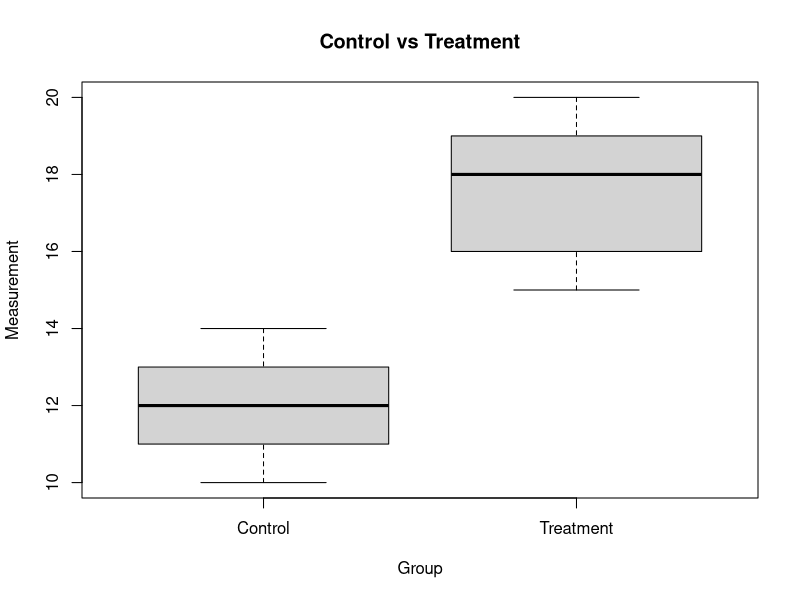

Here is the R script that generated this plot:
# Experimental Design
# Experimental design determines how data are collected before statistical analysis.


# What is Experimental Design?

# Experimental design is the process of planning
# how an experiment will be performed and how data will be collected.

# A good design helps us:
# Reduce bias
# Reduce unwanted variation
# Identify biological effects
# Choose appropriate statistical tests
# Make valid statistical conclusions


# Why Design Matters

# Statistical analysis cannot fully correct
# a poorly designed experiment.

# Example:
# If all Control samples are processed on one day
# and all Treatment samples on another day,
# treatment and batch effects become difficult to separate.


# Experimental Unit

# The experimental unit is the smallest unit
# that can independently receive a treatment.

# Examples:
# Individual patient
# Individual animal
# Cell culture dish
# Biological sample

# The experimental unit is important
# when determining the true sample size.


# Biological Replicates

# Biological replicates are independent biological samples
# representing the population of interest.

# Example:
# Blood collected from 5 different patients.

# These represent biological variation.


# Technical Replicates

# Technical replicates are repeated measurements
# from the same biological sample.

# Example:
# One RNA sample measured three times.

# Technical replicates measure technical variation.


# Biological vs Technical Replicates

# Biological replicates:
# Independent biological units.

# Technical replicates:
# Repeated measurements of the same biological unit.

# Technical replicates do not provide the same information
# as independent biological replicates.


# Example

# Five patients:
# Patient 1
# Patient 2
# Patient 3
# Patient 4
# Patient 5

# If each patient is measured three times:
# Biological replicates = 5
# Technical measurements = 15

# The independent biological sample size remains 5.


# Pseudoreplication

# Pseudoreplication occurs when non-independent observations
# are incorrectly treated as independent replicates.

# Example:
# 1 patient
# 10 technical measurements

# Treating these 10 measurements as 10 independent patients
# would inflate the apparent sample size.


# Controls

# A control group provides a reference for comparison.

# Examples:
# Untreated control
# Vehicle control
# Mock control
# Healthy control
# Wild-type control


# Treatment and Control

control <- c(
  10, 11, 12, 13, 14
)

treatment <- c(
  15, 16, 18, 19, 20
)

group <- factor(
  c(
    rep("Control", 5),
    rep("Treatment", 5)
  )
)

value <- c(
  control,
  treatment
)

experiment <- data.frame(
  group,
  value
)

experiment


# Visualize the Groups

boxplot(
  value ~ group,
  data = experiment,
  xlab = "Group",
  ylab = "Measurement",
  main = "Control vs Treatment"
)


# Randomization

# Randomization means assigning experimental units
# to groups using a random process.

# It helps reduce systematic allocation bias.


# Simple Randomization Example

set.seed(123)

sample(
  c(
    "Control",
    "Treatment"
  ),
  size = 10,
  replace = TRUE
)


# Important:

# This example demonstrates random assignment.

# In a real experiment,
# group sizes and design constraints
# should be planned before randomization.


# Reproducible Randomization

set.seed(123)

sample(
  1:10
)


# Running the same code with the same seed
# produces the same random sequence.


# Blinding

# Blinding reduces the possibility that
# knowledge of group assignment influences measurements
# or assessment.

# Examples:
# Laboratory staff may not know treatment groups.
# Image analysts may not know sample groups.


# Blocking

# Blocking groups similar experimental units
# before randomization or analysis.

# Examples of blocking variables:
# Sex
# Age group
# Experimental batch
# Sequencing run
# Laboratory


# Example Blocking Variable

sample_id <- paste0(
  "S",
  1:12
)

batch <- factor(
  rep(
    c("Batch1", "Batch2", "Batch3"),
    each = 4
  )
)

group <- factor(
  c(
    "Control", "Treatment",
    "Treatment", "Control",
    "Control", "Treatment",
    "Control", "Treatment",
    "Treatment", "Control",
    "Treatment", "Control"
  )
)

design <- data.frame(
  sample_id,
  batch,
  group
)

design


# Why Blocking Helps

# Suppose batch affects the measured outcome.

# If treatment groups are balanced across batches,
# batch effects are less likely to be confused with treatment effects.


# Confounding

# A confounder is a variable associated with both
# the predictor/exposure and the outcome.

# Confounding can create or distort an apparent association.


# Example

# Suppose:
# Disease group = mostly Batch 1
# Control group = mostly Batch 2

# If batch affects gene expression,
# disease status and batch become confounded.


# Simple Confounded Design

confounded_design <- data.frame(
  group = factor(
    c(
      "Control", "Control", "Control",
      "Disease", "Disease", "Disease"
    )
  ),
  batch = factor(
    c(
      "Batch1", "Batch1", "Batch1",
      "Batch2", "Batch2", "Batch2"
    )
  )
)

confounded_design


# Here:
# Control samples occur only in Batch1.
# Disease samples occur only in Batch2.

# Therefore, group and batch are completely confounded.


# Balanced Design

balanced_design <- data.frame(
  group = factor(
    c(
      "Control", "Control", "Control",
      "Disease", "Disease", "Disease"
    )
  ),
  batch = factor(
    c(
      "Batch1", "Batch2", "Batch3",
      "Batch1", "Batch2", "Batch3"
    )
  )
)

balanced_design


# Here:
# Both groups are represented across batches.

# This makes it easier to distinguish
# group effects from batch effects.


# Inspect Experimental Design

table(
  balanced_design$group,
  balanced_design$batch
)


# Contingency Tables Help Identify Confounding

table(
  confounded_design$group,
  confounded_design$batch
)


# Batch Effects

# Batch effects are systematic differences
# introduced by technical or experimental factors.

# Examples:
# Different sequencing dates
# Different laboratories
# Different sequencing platforms
# Different library preparation runs
# Different operators
# Different reagent lots


# Batch Effects in Bioinformatics

# Example:
# Samples processed in January:
# Control group

# Samples processed in February:
# Disease group

# If gene expression differs,
# we cannot easily determine whether the difference
# is caused by disease or processing month.


# Experimental Design Before Analysis

# The best way to handle batch effects
# is to avoid confounding during experimental design.

# For example:
# Randomize samples across batches.
# Balance biological groups across batches.
# Process samples using comparable procedures.


# Batch as a Statistical Variable

# When batch variation remains,
# batch can sometimes be included in a statistical model.

# Example:

value <- c(
  10, 11, 12,
  15, 16, 17,
  13, 14, 15,
  18, 19, 20
)

group <- factor(
  c(
    "Control", "Control", "Control",
    "Disease", "Disease", "Disease",
    "Control", "Control", "Control",
    "Disease", "Disease", "Disease"
  )
)

batch <- factor(
  rep(
    c("Batch1", "Batch2"),
    each = 6
  )
)

batch_data <- data.frame(
  value,
  group,
  batch
)

batch_data


# Model Without Batch

model_without_batch <- lm(
  value ~ group,
  data = batch_data
)

summary(
  model_without_batch
)


# Model With Batch

model_with_batch <- lm(
  value ~ group + batch,
  data = batch_data
)

summary(
  model_with_batch
)


# Interpretation

# The second model estimates the group association
# while accounting for batch in the model.

# However, statistical adjustment cannot fully recover
# information that was lost because of complete confounding.


# Complete Confounding

# If group and batch are perfectly confounded,
# the model cannot reliably separate their effects.

# Example:
# All Controls = Batch1
# All Disease = Batch2

# No statistical method can determine from these data alone
# whether the difference is due to disease or batch.


# Sample Size

# Sample size should be determined based on:
# Research question
# Expected effect size
# Variability
# Desired statistical power
# Significance level
# Study design


# Small Sample Example

small_control <- c(
  10, 11, 12
)

small_treatment <- c(
  15, 16, 17
)

t.test(
  small_control,
  small_treatment
)


# Larger Sample Example

large_control <- c(
  10, 11, 12, 13, 14,
  10, 12, 13, 14, 15
)

large_treatment <- c(
  15, 16, 17, 18, 19,
  16, 17, 18, 19, 20
)

t.test(
  large_control,
  large_treatment
)


# Larger sample sizes generally provide
# more precise estimates when the design is appropriate.


# Statistical Power

# Power is the probability of detecting
# an effect of a specified size when that effect truly exists,
# under the assumptions of the chosen statistical model.

# Power is influenced by:
# Effect size
# Sample size
# Variability
# Significance level
# Study design


# Power Calculation

# R provides power calculation functions
# for common statistical tests.

power.t.test(
  delta = 2,
  sd = 3,
  sig.level = 0.05,
  power = 0.80,
  type = "two.sample",
  alternative = "two.sided"
)


# Calculate Required Sample Size

power_result <- power.t.test(
  delta = 2,
  sd = 3,
  sig.level = 0.05,
  power = 0.80,
  type = "two.sample",
  alternative = "two.sided"
)

power_result


# Important:

# Power calculations should be based on
# scientifically reasonable assumptions.

# Choosing an effect size only to obtain
# a convenient sample size is not appropriate.


# Effect Size

# Experimental design should consider
# how large an effect would be biologically meaningful.

# Statistical significance and biological importance
# are not the same.


# Replication

# Replication improves our ability to estimate
# biological variation and generalize findings.

# More biological replicates generally provide
# more information than simply repeating
# the same measurement technically.


# Technical Replication Example

# One biological sample:
sample_1 <- c(
  10.1,
  10.3,
  10.2
)

mean(sample_1)


# The measurements are technical replicates
# if they come from the same biological sample.


# Biological Replication Example

# Three independent biological samples:

biological_samples <- c(
  10.2,
  12.5,
  9.8
)

mean(
  biological_samples
)

sd(
  biological_samples
)


# The variation among biological samples
# represents biological variability.


# Repeated Measures

# Sometimes the same biological unit
# is measured multiple times.

# Example:
# Patient measured before treatment
# Patient measured after treatment

patient_id <- factor(
  c(
    "P1", "P2", "P3", "P4", "P5"
  )
)

before <- c(
  10, 12, 11, 14, 13
)

after <- c(
  12, 15, 13, 16, 15
)

repeated_data <- data.frame(
  patient_id,
  before,
  after
)

repeated_data


# Paired Analysis

# Because the same patients are measured twice,
# the observations are paired.

t.test(
  before,
  after,
  paired = TRUE
)


# Pairing can reduce the effect of
# between-subject variability.


# Cross-sectional vs Longitudinal

# Cross-sectional:
# Different individuals are measured at one point in time.

# Longitudinal:
# The same individuals are followed over time.


# Example Longitudinal Structure

longitudinal_data <- data.frame(
  patient = factor(
    c(
      "P1", "P1",
      "P2", "P2",
      "P3", "P3"
    )
  ),
  time = factor(
    c(
      "Before", "After",
      "Before", "After",
      "Before", "After"
    ),
    levels = c(
      "Before",
      "After"
    )
  ),
  value = c(
    10, 13,
    12, 15,
    11, 14
  )
)

longitudinal_data


# The study structure determines
# which statistical method is appropriate.


# Inclusion and Exclusion Criteria

# Before data collection,
# define criteria for which observations
# will be included or excluded.

# Criteria should be scientifically justified
# and ideally specified before analysis.


# Avoid Data-driven Exclusion

# Do not remove observations simply because
# they make the result statistically non-significant.

# Exclusion should have a predefined
# scientific or technical reason.


# Missing Data

# Missing data can arise from:
# Failed experiments
# Sample loss
# Measurement failure
# Participant dropout

# Missingness should be investigated
# rather than automatically ignored.


# Data Leakage

# Data leakage occurs when information that should not be available
# enters the analysis or prediction process.

# This is especially important in machine learning.

# Example:
# Using information from the test set
# while selecting or tuning the model.


# Pre-specification

# Important decisions should ideally be made
# before examining the final results.

# Examples:
# Primary outcome
# Main comparison
# Inclusion criteria
# Statistical method
# Main covariates
# Significance threshold


# This reduces opportunities for
# analysis decisions to be influenced by the observed results.


# Experimental Design Checklist

# Before collecting data, ask:

# 1. What is the scientific question?
# 2. What is the experimental unit?
# 3. What is the primary outcome?
# 4. What is the treatment or exposure?
# 5. What is the control?
# 6. How many biological replicates are needed?
# 7. Are technical replicates necessary?
# 8. Will randomization be used?
# 9. Is blinding possible?
# 10. Are there important blocking variables?
# 11. Could batch effects occur?
# 12. Could variables become confounded?
# 13. What statistical model will be used?
# 14. What effect size is biologically meaningful?
# 15. What sample size provides adequate power?


# Bioinformatics Study Design

# In omics experiments, consider:

# Biological replicates
# Sequencing depth
# Library preparation
# Sequencing batch
# Experimental batch
# Tissue type
# Cell type
# Sex
# Age
# Disease status
# Treatment
# Collection site


# Example RNA-seq Design

sample_id <- paste0(
  "Sample",
  1:12
)

condition <- factor(
  rep(
    c("Control", "Disease"),
    each = 6
  )
)

batch <- factor(
  rep(
    c("Batch1", "Batch2", "Batch3"),
    times = 4
  )
)

sex <- factor(
  rep(
    c("Female", "Male"),
    times = 6
  )
)

rna_design <- data.frame(
  sample_id,
  condition,
  batch,
  sex
)

rna_design


# Inspect the Design

table(
  rna_design$condition
)

table(
  rna_design$condition,
  rna_design$batch
)

table(
  rna_design$condition,
  rna_design$sex
)


# A Good Design Attempts to Balance
# Important technical and biological variables
# across experimental groups.


# Design Matrix Concept

# Statistical models often represent
# experimental variables using a design matrix.

design_matrix <- model.matrix(
  ~ condition + batch + sex,
  data = rna_design
)

design_matrix


# The design matrix represents
# the variables included in the statistical model.


# RNA-seq Note

# In RNA-seq differential expression analysis,
# experimental design is specified before model fitting.

# Example conceptual design:
# ~ batch + condition

# This means:
# Account for batch
# Test the condition effect


# Important:

# The exact model depends on:
# Experimental design
# Number of groups
# Paired or repeated measurements
# Batch structure
# Covariates
# Biological question


# Experimental Design vs Statistical Analysis

# Experimental design answers:
# How should data be collected?

# Statistical analysis answers:
# How should collected data be analyzed?

# Good statistical analysis cannot completely compensate
# for poor experimental design.


# Common Mistakes

# Mistake 1:
# Confusing technical replicates with biological replicates.

# Mistake 2:
# Ignoring batch effects.

# Mistake 3:
# Completely confounding treatment and batch.

# Mistake 4:
# Using too few biological replicates.

# Mistake 5:
# Treating repeated measurements as independent.

# Mistake 6:
# Removing observations based only on their effect on p-values.

# Mistake 7:
# Changing the primary analysis after seeing the results
# without clearly documenting the change.

# Mistake 8:
# Ignoring important covariates.

# Mistake 9:
# Assuming statistical adjustment can solve complete confounding.


# Experimental Design Workflow

# 1. Define the scientific question.
# 2. Define the experimental unit.
# 3. Define the outcome.
# 4. Define treatment and control groups.
# 5. Determine biological replication.
# 6. Plan technical replication if needed.
# 7. Randomize when appropriate.
# 8. Identify blocking variables.
# 9. Balance groups across batches.
# 10. Identify potential confounders.
# 11. Estimate sample size and power.
# 12. Pre-specify important analysis decisions.
# 13. Collect data.
# 14. Document the experimental design.
# 15. Analyze according to the study design.


# Key Takeaways

# Experimental design comes before statistical analysis.

# Biological replicates represent independent biological units.

# Technical replicates are repeated measurements
# of the same biological unit.

# Pseudoreplication occurs when non-independent measurements
# are treated as independent observations.

# Randomization helps reduce allocation bias.

# Blinding can reduce measurement or assessment bias.

# Blocking can help control known sources of variation.

# Balanced designs help separate biological effects
# from technical effects.

# Confounding makes it difficult to distinguish
# the effects of different variables.

# Batch effects should ideally be addressed during study design.

# Sample size, effect size, variability, and power
# should be considered before data collection.

# A statistical model cannot fully recover information
# lost through poor experimental design.
